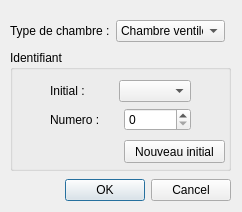
<?xml version="1.0" encoding="UTF-8"?>
<ui version="4.0">
 <class>BDAjouterUneChambre</class>
 <widget class="QDialog" name="BDAjouterUneChambre">
  <property name="geometry">
   <rect>
    <x>0</x>
    <y>0</y>
    <width>242</width>
    <height>212</height>
   </rect>
  </property>
  <property name="windowTitle">
   <string>Dialog</string>
  </property>
  <widget class="QDialogButtonBox" name="buttonBox">
   <property name="geometry">
    <rect>
     <x>10</x>
     <y>170</y>
     <width>221</width>
     <height>41</height>
    </rect>
   </property>
   <property name="orientation">
    <enum>Qt::Horizontal</enum>
   </property>
   <property name="standardButtons">
    <set>QDialogButtonBox::Cancel|QDialogButtonBox::Ok</set>
   </property>
  </widget>
  <widget class="QGroupBox" name="groupBox">
   <property name="geometry">
    <rect>
     <x>10</x>
     <y>50</y>
     <width>221</width>
     <height>121</height>
    </rect>
   </property>
   <property name="title">
    <string>Identifiant</string>
   </property>
   <widget class="QPushButton" name="btn_nouveauInitial">
    <property name="geometry">
     <rect>
      <x>114</x>
      <y>90</y>
      <width>101</width>
      <height>23</height>
     </rect>
    </property>
    <property name="text">
     <string>Nouveau initial</string>
    </property>
   </widget>
   <widget class="QWidget" name="">
    <property name="geometry">
     <rect>
      <x>40</x>
      <y>30</y>
      <width>141</width>
      <height>52</height>
     </rect>
    </property>
    <layout class="QVBoxLayout" name="verticalLayout">
     <item>
      <layout class="QHBoxLayout" name="horizontalLayout_2">
       <item>
        <widget class="QLabel" name="label">
         <property name="text">
          <string>Initial :</string>
         </property>
        </widget>
       </item>
       <item>
        <widget class="QComboBox" name="comboBoxInitial"/>
       </item>
      </layout>
     </item>
     <item>
      <layout class="QHBoxLayout" name="horizontalLayout_3">
       <item>
        <widget class="QLabel" name="label_3">
         <property name="text">
          <string>Numero :</string>
         </property>
        </widget>
       </item>
       <item>
        <widget class="QSpinBox" name="spinBoxNumero">
         <property name="maximum">
          <number>1000</number>
         </property>
        </widget>
       </item>
      </layout>
     </item>
    </layout>
   </widget>
  </widget>
  <widget class="QWidget" name="">
   <property name="geometry">
    <rect>
     <x>10</x>
     <y>20</y>
     <width>215</width>
     <height>22</height>
    </rect>
   </property>
   <layout class="QHBoxLayout" name="horizontalLayout">
    <item>
     <widget class="QLabel" name="label_2">
      <property name="text">
       <string>Type de chambre :</string>
      </property>
     </widget>
    </item>
    <item>
     <widget class="QComboBox" name="comboBoxTypeDeCh">
      <item>
       <property name="text">
        <string>Chambre ventilée</string>
       </property>
      </item>
      <item>
       <property name="text">
        <string>Chambre climatisée</string>
       </property>
      </item>
      <item>
       <property name="text">
        <string>Suite</string>
       </property>
      </item>
     </widget>
    </item>
   </layout>
  </widget>
 </widget>
 <resources/>
 <connections>
  <connection>
   <sender>buttonBox</sender>
   <signal>accepted()</signal>
   <receiver>BDAjouterUneChambre</receiver>
   <slot>accept()</slot>
   <hints>
    <hint type="sourcelabel">
     <x>248</x>
     <y>254</y>
    </hint>
    <hint type="destinationlabel">
     <x>157</x>
     <y>274</y>
    </hint>
   </hints>
  </connection>
  <connection>
   <sender>buttonBox</sender>
   <signal>rejected()</signal>
   <receiver>BDAjouterUneChambre</receiver>
   <slot>reject()</slot>
   <hints>
    <hint type="sourcelabel">
     <x>316</x>
     <y>260</y>
    </hint>
    <hint type="destinationlabel">
     <x>286</x>
     <y>274</y>
    </hint>
   </hints>
  </connection>
 </connections>
</ui>
